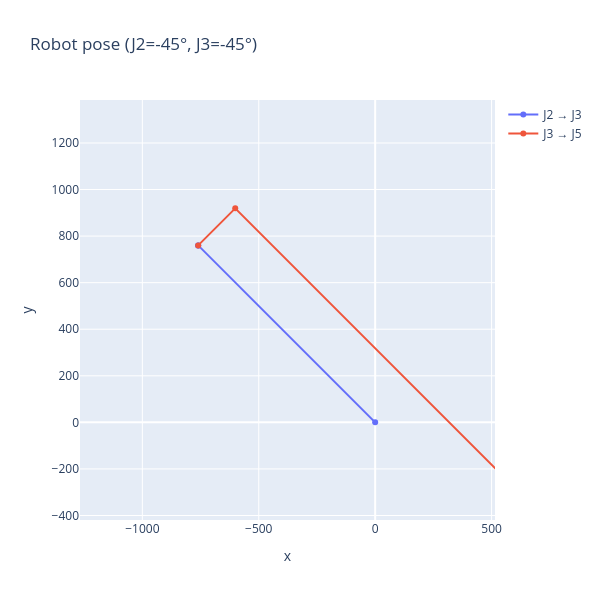

The cell this chart's notebook holds for it:
### Code cell
graph_robot_position(-45, -45, the_robot).show()

### Figure 1 — Plotly figure (JSON) as saved in the notebook; plotly's stock layout.template omitted (floating-point values rounded to 4 significant figures)
{"data": [{"mode": "lines+markers", "name": "J2 → J3", "type": "scatter", "x": [0, -760.1, -760.1], "y": [0, 760.1, 760.1]}, {"mode": "lines+markers", "name": "J3 → J5", "type": "scatter", "x": [-760.1, -601.0, 622.3], "y": [760.1, 919.2, -304.1]}], "layout": {"height": 600, "title": {"text": "Robot pose (J2=-45°, J3=-45°)"}, "width": 600, "xaxis": {"range": [-1268.0, 514.7], "scaleanchor": "y", "scaleratio": 1, "title": {"text": "x"}}, "yaxis": {"range": [-408.6, 1374.0], "title": {"text": "y"}}}}
